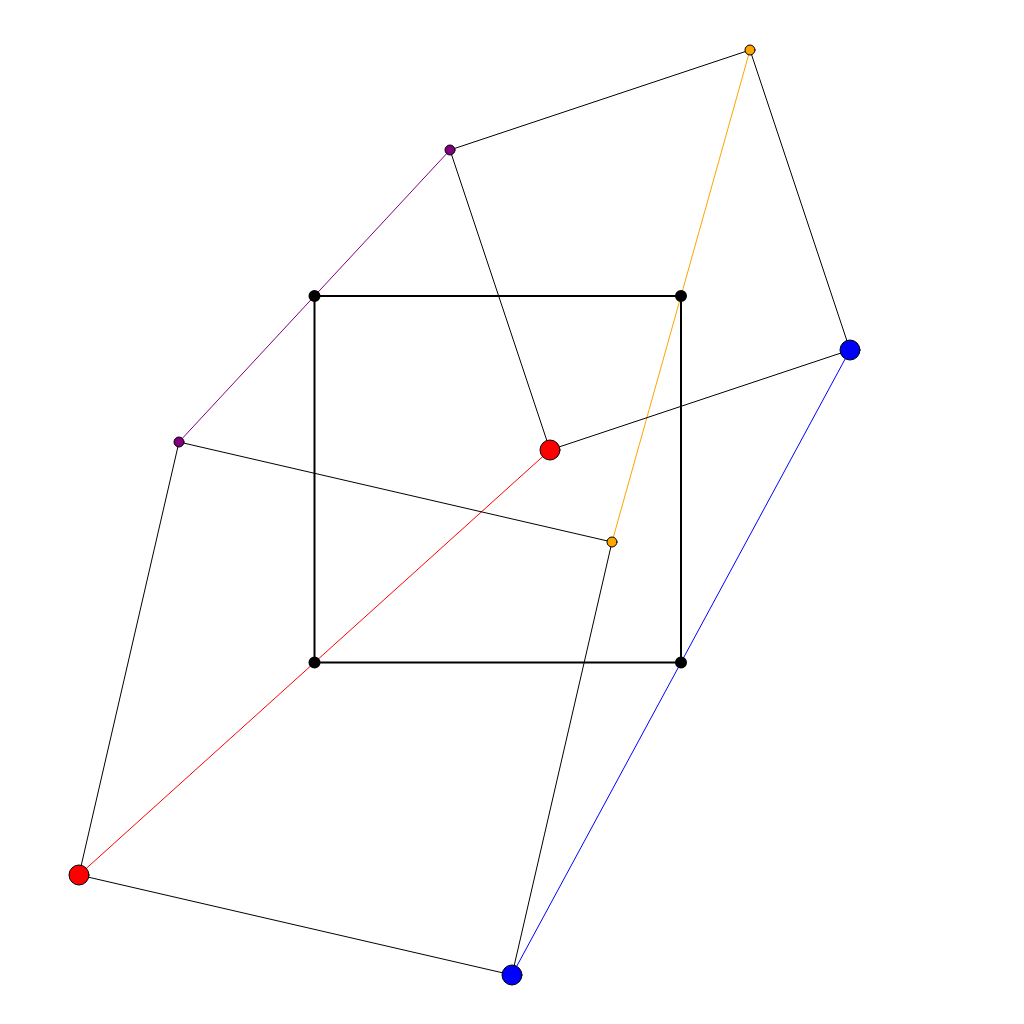
Frame 1 (no input)
Frame 60 (no input): identical to frame 1, image omitted
Frame 120 (the mouse pressed at the canvas centre since frame 60): identical to frame 1, image omitted

The p5.js sketch that drew this single still picture (run headless with seeded random() and noise() and a simulated clock; from frame 60 on, the mouse is pressed at the canvas centre):

// p5.js sketch
// ── sketch.js
const square1 = new Square(
    new Point(79, 875, 'red', true),
    new Point(512, 975, 'blue', true),
    true,
);

const square2 = new Square(
    new Point(550, 450, 'red', true),
    new Point(850, 350, 'blue', true),
    true,
);

const square3 = new Square(
    new Point(0, 0, 'black'),
    new Point(0, 0, 'black'),
);

function setup() {
    createCanvas(1024, 1024);
    square1.setup();
    square2.setup();

    square3.setup();
    square3.recalculateWith(square1, square2);
}

function draw() {
    background(255);
    square1.drawTo(square2);
    square1.draw();
    square2.draw();
    square3.recalculateWith(square1, square2);
    square3.draw();
}

// ── point.js
const r = 10;

class Point {
    /**
     * @param {number} x
     * @param {number} y
     * @param {string} color
     * @param {boolean} prime
     */
    constructor(x, y, color, prime = false) {
        this.x = x;
        this.y = y;
        this.color = color;
        this.prime = prime;

        this.listeners = [];
    }

    setup() {
        this.v = createVector(this.x, this.y);
        delete this.x;
        delete this.y;
    }

    draw() {
        fill(this.color);
        ellipse(
            this.v.x,
            this.v.y,
            this.prime ? 2 * r : r,
            this.prime ? 2 * r : r,
        );

        if (!this.prime) {
            return;
        }

        if (this.isMousePressed()) {
            this.v.x = mouseX;
            this.v.y = mouseY;

            for (const listener of this.listeners) {
                listener();
            }
        }
    }

    addMoveListener(listener) {
        this.listeners.push(listener);
    }

    isMousePressed() {
        if (!mouseIsPressed) {
            return false;
        }

        return dist(mouseX, mouseY, this.v.x, this.v.y) <= r;
    }

    /**
     * @param {Point} p
     * @param {boolean} sameColor
     */
    line(p, sameColor = false) {
        stroke(sameColor ? this.color : 0);
        line(this.v.x, this.v.y, p.v.x, p.v.y);
    }
}

// ── square.js
class Square {
    /**
     * @param {Point} p1
     * @param {Point} p2
     * @param {boolean} prime
     */
    constructor(p1, p2, prime = false) {
        this.p1 = p1;
        this.p2 = p2;
        this.prime = prime;
    }

    setup() {
        this.p1.setup();
        this.p2.setup();
        this.p1.addMoveListener(this.recalculate.bind(this));
        this.p2.addMoveListener(this.recalculate.bind(this));

        const [x1, y1, x2, y2] = this.getCoords();

        this.p3 = new Point(x1, y1, this.prime ? 'orange' : 'black');
        this.p4 = new Point(x2, y2, this.prime ? 'purple' : 'black');

        this.p4.setup();
        this.p3.setup();
    }

    draw() {
        strokeWeight(this.prime ? 1 : 2);

        this.p1.line(this.p2);
        this.p2.line(this.p3);
        this.p3.line(this.p4);
        this.p4.line(this.p1);

        this.p1.draw();
        this.p2.draw();
        this.p3.draw();
        this.p4.draw();
    }

    /**
     * @param {Square} s
     */
    drawTo(s) {
        strokeWeight(1);
        this.p1.line(s.p1, true);
        this.p2.line(s.p2, true);
        this.p3.line(s.p3, true);
        this.p4.line(s.p4, true);
    }

    recalculate() {
        const [x1, y1, x2, y2] = this.getCoords();
        this.p3.v.x = x1;
        this.p3.v.y = y1;
        this.p4.v.x = x2;
        this.p4.v.y = y2;
    }

    /**
     * @param {Square} s1
     * @param {Square} s2
     */
    recalculateWith(s1, s2) {
        this.p1.v.x = (square1.p1.v.x + square2.p1.v.x) / 2;
        this.p1.v.y = (square1.p1.v.y + square2.p1.v.y) / 2;

        this.p2.v.x = (square1.p2.v.x + square2.p2.v.x) / 2;
        this.p2.v.y = (square1.p2.v.y + square2.p2.v.y) / 2;

        this.recalculate();
    }

    getCoords() {
        const a = this.p1.v.y - this.p2.v.y;
        const b = this.p1.v.x - this.p2.v.x;

        const x1 = this.p2.v.x - a;
        const y1 = this.p2.v.y + b;

        const x2 = x1 + b;
        const y2 = y1 + a;

        return [x1, y1, x2, y2];
    }
}
